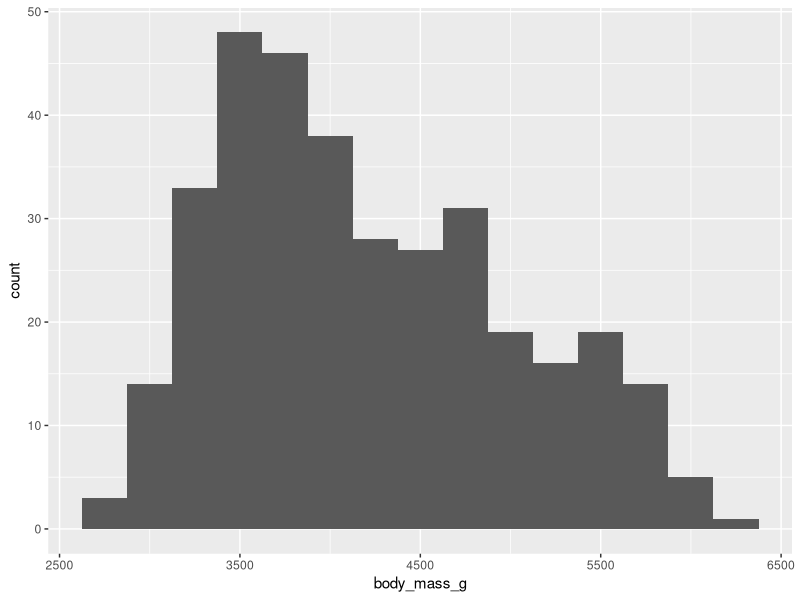
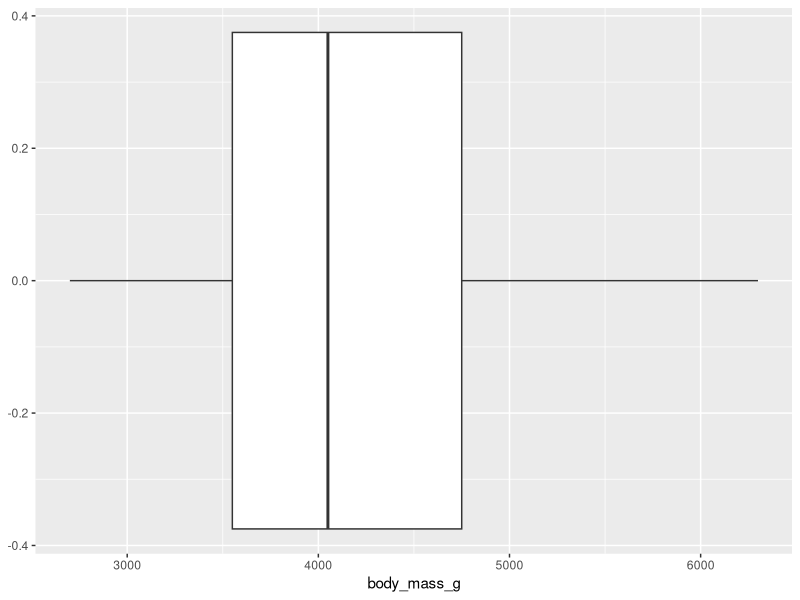
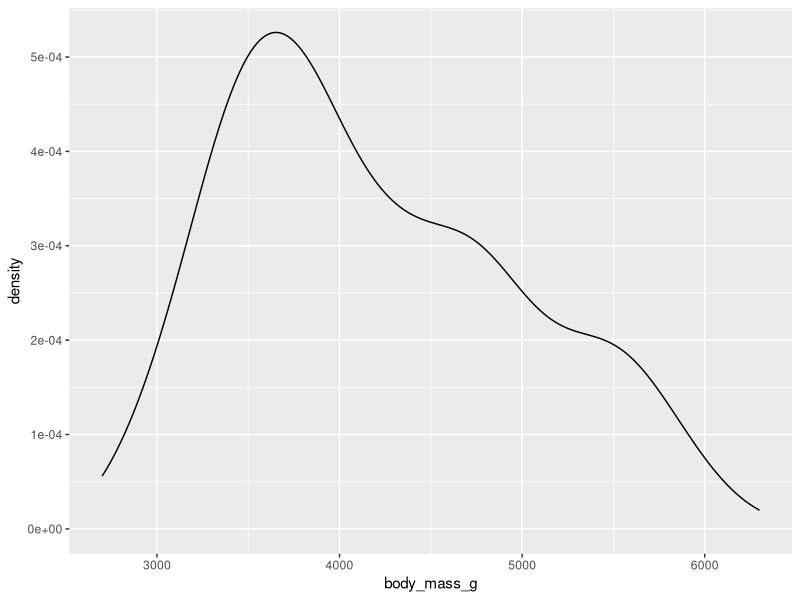
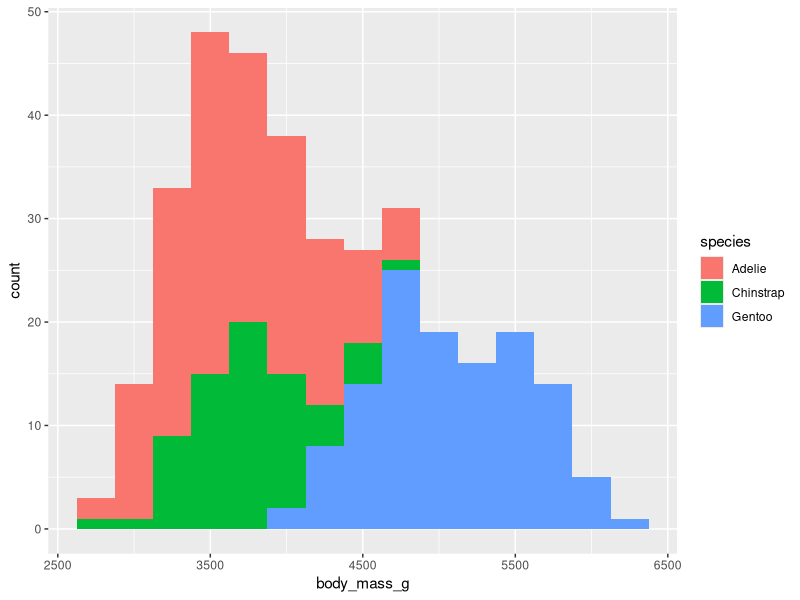
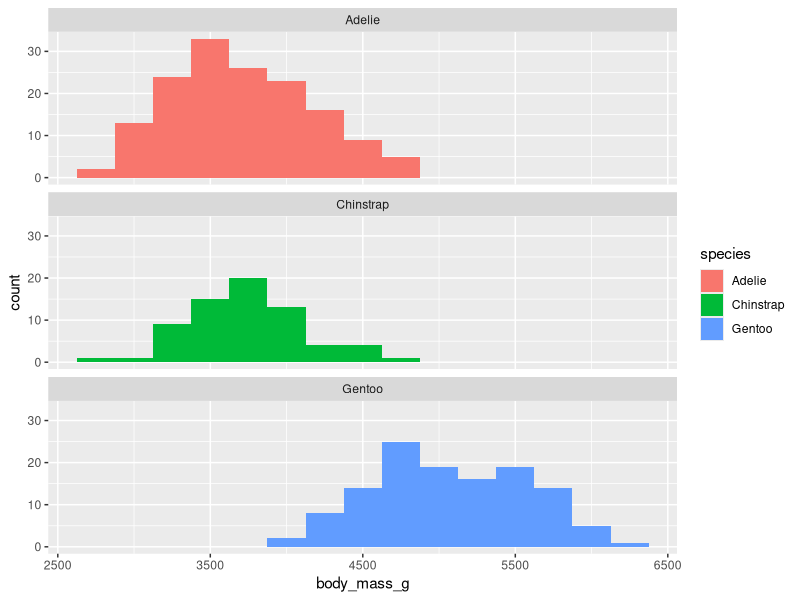
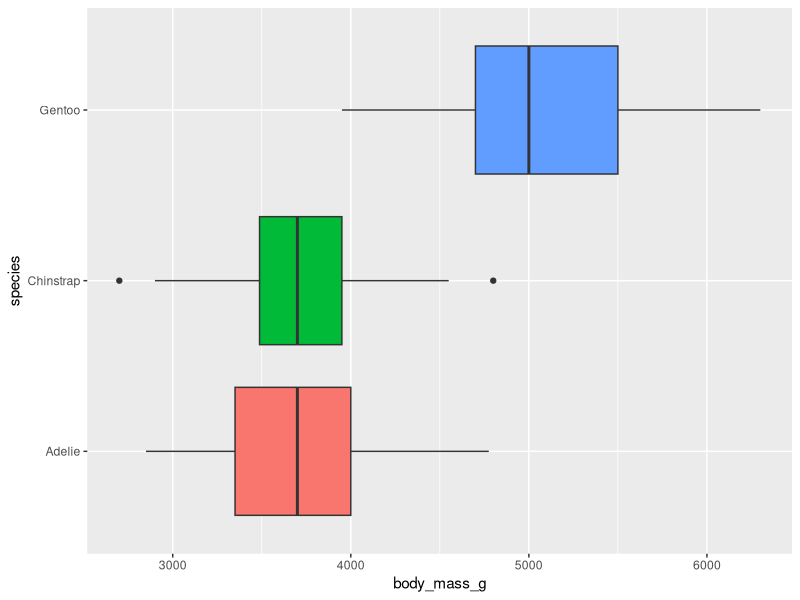
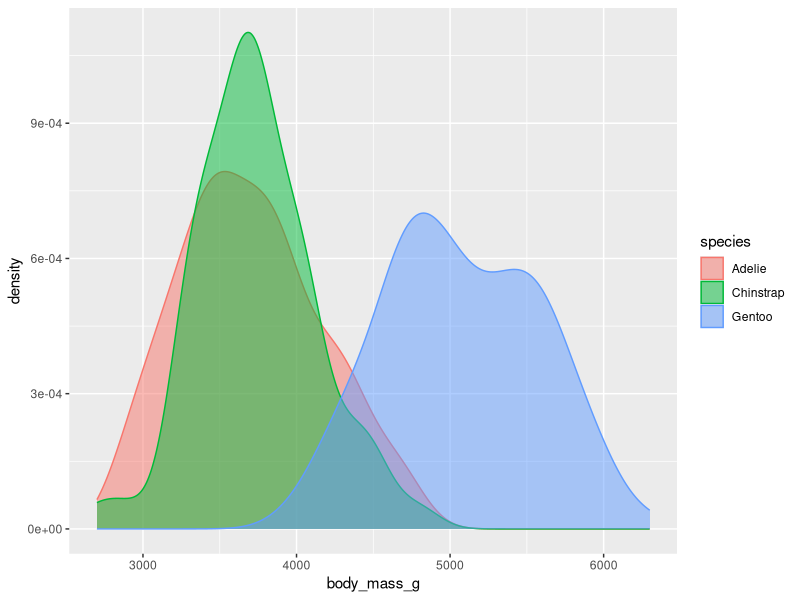
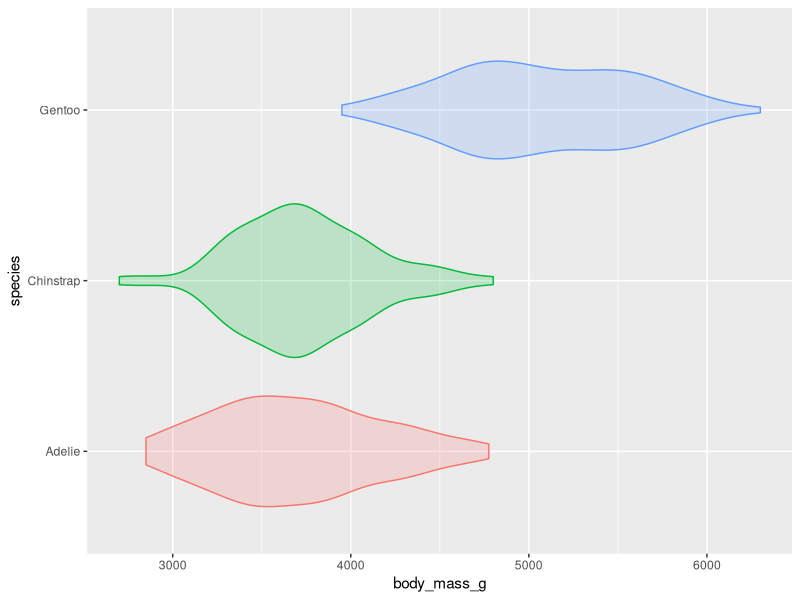

Generate these figures, in order, with R:
## ---- chunk 1
#| label: load-packages
#| message: false
library(tidyverse)
library(palmerpenguins)
library(ggbeeswarm)
## ---- chunk 2
#| label: glimpse
glimpse(penguins)
## ---- chunk 3
#| label: histogram-weight
ggplot(penguins, aes(x = body_mass_g)) +
  geom_histogram(binwidth = 250)
## ---- chunk 4
#| label: boxplot-weight
#| fig-asp: 0.3
ggplot(penguins, aes(x = body_mass_g)) +
  geom_boxplot()
## ---- chunk 5
ggplot(penguins, aes(x = body_mass_g)) +
  geom_density()
## ---- chunk 6
#| label: histogram-weight-species
ggplot(penguins, aes(x = body_mass_g, fill = species)) +
  geom_histogram(binwidth = 250)
## ---- chunk 7
#| label: histogram-weight-species-facet
ggplot(penguins, aes(x = body_mass_g, fill = species)) +
  geom_histogram(binwidth = 250) +
  facet_wrap(~species, ncol = 1)
## ---- chunk 8
#| label: boxplot-weight-species
ggplot(penguins, aes(x = body_mass_g, y = species, fill = species)) +
  geom_boxplot(show.legend = FALSE)
## ---- chunk 9
#| label: density-weight-species
ggplot(penguins, aes(x = body_mass_g, fill = species, color = species)) +
  geom_density(alpha = 0.5)
## ---- chunk 10
#| label: violin-weight-species
ggplot(penguins, aes(x = body_mass_g, y = species, color = species, fill = species)) +
  geom_violin(alpha = 0.2, show.legend = FALSE)
## ---- chunk 11
#| label: jitter-weight-species
set.seed(1234)
ggplot(penguins, aes(x = species, y = body_mass_g)) +
  geom_jitter(alpha = 0.5)
## ---- chunk 12
#| label: beeswarm-weight-species
ggplot(penguins, aes(x = species, y = body_mass_g, color = species, shape = species)) +
  geom_beeswarm(show.legend = FALSE)
## ---- chunk 13
#| label: multi-geoms
ggplot(penguins, aes(x = body_mass_g, y = species, color = species)) +
  geom_boxplot() +
  geom_beeswarm()
## ---- chunk 14
#| label: multi-geoms-facet
ggplot(penguins, aes(x = body_mass_g, y = species, color = species)) +
  geom_boxplot(show.legend = FALSE) +
  geom_beeswarm(show.legend = FALSE) +
  facet_wrap(~island, ncol = 1) +
  labs(
    x = "Weight (grams)",
    y = "Species",
    title = "Weights of penguins across species and islands"
  )
## ---- chunk 15
#| label: barplot
# add code here
## ---- chunk 16
#| label: cat-cat
# add code here
## ---- chunk 17
# add code here
